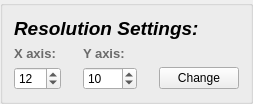
      <widget class="QGroupBox" name="groupBox_2">
       <property name="sizePolicy">
        <sizepolicy hsizetype="Expanding" vsizetype="Expanding">
         <horstretch>0</horstretch>
         <verstretch>0</verstretch>
        </sizepolicy>
       </property>
       <property name="maximumSize">
        <size>
         <width>960</width>
         <height>1111111</height>
        </size>
       </property>
       <property name="title">
        <string/>
       </property>
       <layout class="QGridLayout" name="gridLayout_5">
        <item row="0" column="0">
         <widget class="QLabel" name="label_5">
          <property name="sizePolicy">
           <sizepolicy hsizetype="Preferred" vsizetype="Preferred">
            <horstretch>0</horstretch>
            <verstretch>0</verstretch>
           </sizepolicy>
          </property>
          <property name="maximumSize">
           <size>
            <width>250</width>
            <height>16777215</height>
           </size>
          </property>
          <property name="palette">
           <palette>
            <active>
             <colorrole role="WindowText">
              <brush brushstyle="SolidPattern">
               <color alpha="255">
                <red>0</red>
                <green>0</green>
                <blue>0</blue>
               </color>
              </brush>
             </colorrole>
             <colorrole role="Button">
              <brush brushstyle="SolidPattern">
               <color alpha="255">
                <red>255</red>
                <green>255</green>
                <blue>255</blue>
               </color>
              </brush>
             </colorrole>
             <colorrole role="Light">
              <brush brushstyle="SolidPattern">
               <color alpha="255">
                <red>255</red>
                <green>255</green>
                <blue>255</blue>
               </color>
              </brush>
             </colorrole>
             <colorrole role="Midlight">
              <brush brushstyle="SolidPattern">
               <color alpha="255">
                <red>255</red>
                <green>255</green>
                <blue>255</blue>
               </color>
              </brush>
             </colorrole>
             <colorrole role="Dark">
              <brush brushstyle="SolidPattern">
               <color alpha="255">
                <red>127</red>
                <green>127</green>
                <blue>127</blue>
               </color>
              </brush>
             </colorrole>
             <colorrole role="Mid">
              <brush brushstyle="SolidPattern">
               <color alpha="255">
                <red>170</red>
                <green>170</green>
                <blue>170</blue>
               </color>
              </brush>
             </colorrole>
             <colorrole role="Text">
              <brush brushstyle="SolidPattern">
               <color alpha="255">
                <red>255</red>
                <green>255</green>
                <blue>127</blue>
               </color>
              </brush>
             </colorrole>
             <colorrole role="BrightText">
              <brush brushstyle="SolidPattern">
               <color alpha="255">
                <red>255</red>
                <green>255</green>
                <blue>255</blue>
               </color>
              </brush>
             </colorrole>
             <colorrole role="ButtonText">
              <brush brushstyle="SolidPattern">
               <color alpha="255">
                <red>255</red>
                <green>255</green>
                <blue>127</blue>
               </color>
              </brush>
             </colorrole>
             <colorrole role="Base">
              <brush brushstyle="SolidPattern">
               <color alpha="255">
                <red>255</red>
                <green>255</green>
                <blue>255</blue>
               </color>
              </brush>
             </colorrole>
             <colorrole role="Window">
              <brush brushstyle="SolidPattern">
               <color alpha="255">
                <red>255</red>
                <green>255</green>
                <blue>255</blue>
               </color>
              </brush>
             </colorrole>
             <colorrole role="Shadow">
              <brush brushstyle="SolidPattern">
               <color alpha="255">
                <red>0</red>
                <green>0</green>
                <blue>0</blue>
               </color>
              </brush>
             </colorrole>
             <colorrole role="AlternateBase">
              <brush brushstyle="SolidPattern">
               <color alpha="255">
                <red>255</red>
                <green>255</green>
                <blue>255</blue>
               </color>
              </brush>
             </colorrole>
             <colorrole role="ToolTipBase">
              <brush brushstyle="SolidPattern">
               <color alpha="255">
                <red>255</red>
                <green>255</green>
                <blue>220</blue>
               </color>
              </brush>
             </colorrole>
             <colorrole role="ToolTipText">
              <brush brushstyle="SolidPattern">
               <color alpha="255">
                <red>0</red>
                <green>0</green>
                <blue>0</blue>
               </color>
              </brush>
             </colorrole>
             <colorrole role="PlaceholderText">
              <brush brushstyle="NoBrush">
               <color alpha="128">
                <red>255</red>
                <green>255</green>
                <blue>127</blue>
               </color>
              </brush>
             </colorrole>
            </active>
            <inactive>
             <colorrole role="WindowText">
              <brush brushstyle="SolidPattern">
               <color alpha="255">
                <red>0</red>
                <green>0</green>
                <blue>0</blue>
               </color>
              </brush>
             </colorrole>
             <colorrole role="Button">
              <brush brushstyle="SolidPattern">
               <color alpha="255">
                <red>255</red>
                <green>255</green>
                <blue>255</blue>
               </color>
              </brush>
             </colorrole>
             <colorrole role="Light">
              <brush brushstyle="SolidPattern">
               <color alpha="255">
                <red>255</red>
                <green>255</green>
                <blue>255</blue>
               </color>
              </brush>
             </colorrole>
             <colorrole role="Midlight">
              <brush brushstyle="SolidPattern">
               <color alpha="255">
                <red>255</red>
                <green>255</green>
                <blue>255</blue>
               </color>
              </brush>
             </colorrole>
             <colorrole role="Dark">
              <brush brushstyle="SolidPattern">
               <color alpha="255">
                <red>127</red>
                <green>127</green>
                <blue>127</blue>
               </color>
              </brush>
             </colorrole>
             <colorrole role="Mid">
              <brush brushstyle="SolidPattern">
               <color alpha="255">
                <red>170</red>
                <green>170</green>
                <blue>170</blue>
               </color>
              </brush>
             </colorrole>
             <colorrole role="Text">
              <brush brushstyle="SolidPattern">
               <color alpha="255">
                <red>255</red>
                <green>255</green>
                <blue>127</blue>
               </color>
              </brush>
             </colorrole>
             <colorrole role="BrightText">
              <brush brushstyle="SolidPattern">
               <color alpha="255">
                <red>255</red>
                <green>255</green>
                <blue>255</blue>
               </color>
              </brush>
             </colorrole>
             <colorrole role="ButtonText">
              <brush brushstyle="SolidPattern">
               <color alpha="255">
                <red>255</red>
                <green>255</green>
                <blue>127</blue>
               </color>
              </brush>
             </colorrole>
             <colorrole role="Base">
              <brush brushstyle="SolidPattern">
               <color alpha="255">
                <red>255</red>
                <green>255</green>
                <blue>255</blue>
               </color>
              </brush>
             </colorrole>
             <colorrole role="Window">
              <brush brushstyle="SolidPattern">
               <color alpha="255">
                <red>255</red>
                <green>255</green>
                <blue>255</blue>
               </color>
              </brush>
             </colorrole>
             <colorrole role="Shadow">
              <brush brushstyle="SolidPattern">
               <color alpha="255">
                <red>0</red>
                <green>0</green>
                <blue>0</blue>
               </color>
              </brush>
             </colorrole>
             <colorrole role="AlternateBase">
              <brush brushstyle="SolidPattern">
               <color alpha="255">
                <red>255</red>
                <green>255</green>
                <blue>255</blue>
               </color>
              </brush>
             </colorrole>
             <colorrole role="ToolTipBase">
              <brush brushstyle="SolidPattern">
               <color alpha="255">
                <red>255</red>
                <green>255</green>
                <blue>220</blue>
               </color>
              </brush>
             </colorrole>
             <colorrole role="ToolTipText">
              <brush brushstyle="SolidPattern">
               <color alpha="255">
                <red>0</red>
                <green>0</green>
                <blue>0</blue>
               </color>
              </brush>
             </colorrole>
             <colorrole role="PlaceholderText">
              <brush brushstyle="NoBrush">
               <color alpha="128">
                <red>255</red>
                <green>255</green>
                <blue>127</blue>
               </color>
              </brush>
             </colorrole>
            </inactive>
            <disabled>
             <colorrole role="WindowText">
              <brush brushstyle="SolidPattern">
               <color alpha="255">
                <red>127</red>
                <green>127</green>
                <blue>127</blue>
               </color>
              </brush>
             </colorrole>
             <colorrole role="Button">
              <brush brushstyle="SolidPattern">
               <color alpha="255">
                <red>255</red>
                <green>255</green>
                <blue>255</blue>
               </color>
              </brush>
             </colorrole>
             <colorrole role="Light">
              <brush brushstyle="SolidPattern">
               <color alpha="255">
                <red>255</red>
                <green>255</green>
                <blue>255</blue>
               </color>
              </brush>
             </colorrole>
             <colorrole role="Midlight">
              <brush brushstyle="SolidPattern">
               <color alpha="255">
                <red>255</red>
                <green>255</green>
                <blue>255</blue>
               </color>
              </brush>
             </colorrole>
             <colorrole role="Dark">
              <brush brushstyle="SolidPattern">
               <color alpha="255">
                <red>127</red>
                <green>127</green>
                <blue>127</blue>
               </color>
              </brush>
             </colorrole>
             <colorrole role="Mid">
              <brush brushstyle="SolidPattern">
               <color alpha="255">
                <red>170</red>
                <green>170</green>
                <blue>170</blue>
               </color>
              </brush>
             </colorrole>
             <colorrole role="Text">
              <brush brushstyle="SolidPattern">
               <color alpha="255">
                <red>127</red>
                <green>127</green>
                <blue>127</blue>
               </color>
              </brush>
             </colorrole>
             <colorrole role="BrightText">
              <brush brushstyle="SolidPattern">
               <color alpha="255">
                <red>255</red>
                <green>255</green>
                <blue>255</blue>
               </color>
              </brush>
             </colorrole>
             <colorrole role="ButtonText">
              <brush brushstyle="SolidPattern">
               <color alpha="255">
                <red>127</red>
                <green>127</green>
                <blue>127</blue>
               </color>
              </brush>
             </colorrole>
             <colorrole role="Base">
              <brush brushstyle="SolidPattern">
               <color alpha="255">
                <red>255</red>
                <green>255</green>
                <blue>255</blue>
               </color>
              </brush>
             </colorrole>
             <colorrole role="Window">
              <brush brushstyle="SolidPattern">
               <color alpha="255">
                <red>255</red>
                <green>255</green>
                <blue>255</blue>
               </color>
              </brush>
             </colorrole>
             <colorrole role="Shadow">
              <brush brushstyle="SolidPattern">
               <color alpha="255">
                <red>0</red>
                <green>0</green>
                <blue>0</blue>
               </color>
              </brush>
             </colorrole>
             <colorrole role="AlternateBase">
              <brush brushstyle="SolidPattern">
               <color alpha="255">
                <red>255</red>
                <green>255</green>
                <blue>255</blue>
               </color>
              </brush>
             </colorrole>
             <colorrole role="ToolTipBase">
              <brush brushstyle="SolidPattern">
               <color alpha="255">
                <red>255</red>
                <green>255</green>
                <blue>220</blue>
               </color>
              </brush>
             </colorrole>
             <colorrole role="ToolTipText">
              <brush brushstyle="SolidPattern">
               <color alpha="255">
                <red>0</red>
                <green>0</green>
                <blue>0</blue>
               </color>
              </brush>
             </colorrole>
             <colorrole role="PlaceholderText">
              <brush brushstyle="NoBrush">
               <color alpha="128">
                <red>255</red>
                <green>255</green>
                <blue>127</blue>
               </color>
              </brush>
             </colorrole>
            </disabled>
           </palette>
          </property>
          <property name="font">
           <font>
            <pointsize>14</pointsize>
            <weight>75</weight>
            <italic>true</italic>
            <bold>true</bold>
            <underline>false</underline>
            <strikeout>false</strikeout>
           </font>
          </property>
          <property name="text">
           <string>Resolution Settings:</string>
          </property>
         </widget>
        </item>
        <item row="1" column="0">
         <layout class="QGridLayout" name="gridLayout_10">
          <property name="horizontalSpacing">
           <number>22</number>
          </property>
          <item row="0" column="1">
           <widget class="QLabel" name="label_13">
            <property name="sizePolicy">
             <sizepolicy hsizetype="Expanding" vsizetype="Preferred">
              <horstretch>0</horstretch>
              <verstretch>0</verstretch>
             </sizepolicy>
            </property>
            <property name="palette">
             <palette>
              <active>
               <colorrole role="WindowText">
                <brush brushstyle="SolidPattern">
                 <color alpha="255">
                  <red>106</red>
                  <green>106</green>
                  <blue>106</blue>
                 </color>
                </brush>
               </colorrole>
              </active>
              <inactive>
               <colorrole role="WindowText">
                <brush brushstyle="SolidPattern">
                 <color alpha="255">
                  <red>106</red>
                  <green>106</green>
                  <blue>106</blue>
                 </color>
                </brush>
               </colorrole>
              </inactive>
              <disabled>
               <colorrole role="WindowText">
                <brush brushstyle="SolidPattern">
                 <color alpha="96">
                  <red>164</red>
                  <green>166</green>
                  <blue>168</blue>
                 </color>
                </brush>
               </colorrole>
              </disabled>
             </palette>
            </property>
            <property name="font">
             <font>
              <pointsize>10</pointsize>
              <weight>75</weight>
              <bold>true</bold>
             </font>
            </property>
            <property name="text">
             <string>Y axis:</string>
            </property>
           </widget>
          </item>
          <item row="0" column="0">
           <widget class="QLabel" name="label_12">
            <property name="sizePolicy">
             <sizepolicy hsizetype="Expanding" vsizetype="Preferred">
              <horstretch>0</horstretch>
              <verstretch>0</verstretch>
             </sizepolicy>
            </property>
            <property name="palette">
             <palette>
              <active>
               <colorrole role="WindowText">
                <brush brushstyle="SolidPattern">
                 <color alpha="255">
                  <red>106</red>
                  <green>106</green>
                  <blue>106</blue>
                 </color>
                </brush>
               </colorrole>
              </active>
              <inactive>
               <colorrole role="WindowText">
                <brush brushstyle="SolidPattern">
                 <color alpha="255">
                  <red>106</red>
                  <green>106</green>
                  <blue>106</blue>
                 </color>
                </brush>
               </colorrole>
              </inactive>
              <disabled>
               <colorrole role="WindowText">
                <brush brushstyle="SolidPattern">
                 <color alpha="96">
                  <red>164</red>
                  <green>166</green>
                  <blue>168</blue>
                 </color>
                </brush>
               </colorrole>
              </disabled>
             </palette>
            </property>
            <property name="font">
             <font>
              <pointsize>10</pointsize>
              <weight>75</weight>
              <bold>true</bold>
             </font>
            </property>
            <property name="text">
             <string>X axis:</string>
            </property>
           </widget>
          </item>
          <item row="1" column="2">
           <widget class="QPushButton" name="RES_change">
            <property name="enabled">
             <bool>true</bool>
            </property>
            <property name="sizePolicy">
             <sizepolicy hsizetype="Expanding" vsizetype="Fixed">
              <horstretch>0</horstretch>
              <verstretch>0</verstretch>
             </sizepolicy>
            </property>
            <property name="text">
             <string>Change</string>
            </property>
           </widget>
          </item>
          <item row="1" column="0">
           <widget class="QSpinBox" name="XaxisBox">
            <property name="enabled">
             <bool>true</bool>
            </property>
            <property name="sizePolicy">
             <sizepolicy hsizetype="Expanding" vsizetype="Fixed">
              <horstretch>0</horstretch>
              <verstretch>0</verstretch>
             </sizepolicy>
            </property>
            <property name="readOnly">
             <bool>false</bool>
            </property>
            <property name="minimum">
             <number>1</number>
            </property>
            <property name="maximum">
             <number>255</number>
            </property>
            <property name="value">
             <number>12</number>
            </property>
           </widget>
          </item>
          <item row="1" column="1">
           <widget class="QSpinBox" name="YAxisBox">
            <property name="enabled">
             <bool>true</bool>
            </property>
            <property name="sizePolicy">
             <sizepolicy hsizetype="Expanding" vsizetype="Fixed">
              <horstretch>0</horstretch>
              <verstretch>0</verstretch>
             </sizepolicy>
            </property>
            <property name="font">
             <font>
              <pointsize>9</pointsize>
             </font>
            </property>
            <property name="minimum">
             <number>1</number>
            </property>
            <property name="maximum">
             <number>1000</number>
            </property>
            <property name="value">
             <number>10</number>
            </property>
           </widget>
          </item>
         </layout>
        </item>
       </layout>
      </widget>
